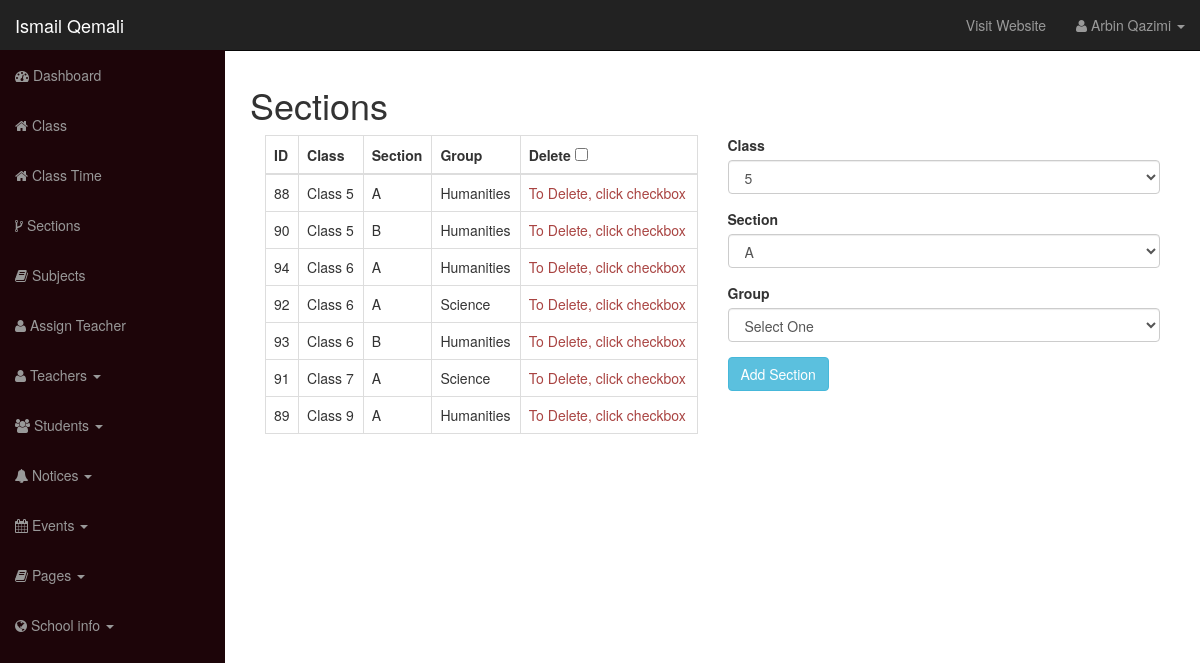
The page /school-admin/sections.php (signed in) on the database its author committed.
### tables this page shows
CREATE TABLE `user` (
  `id` int(12) NOT NULL,
  `username` varchar(100) NOT NULL,
  `user_password` varchar(255) NOT NULL,
  `user_role` varchar(30) NOT NULL,
  `user_firstname` varchar(50) DEFAULT NULL,
  `user_lastname` varchar(50) DEFAULT NULL
);

CREATE TABLE `sections` (
  `id` int(5) NOT NULL,
  `class_id` int(5) NOT NULL,
  `section` varchar(20) NOT NULL,
  `group_name` varchar(30) DEFAULT NULL,
  `global_name` varchar(255) DEFAULT NULL
);

### functions.php (called while the page is built, shortened)
<?php
require_once "includes/db.php";
function get_name_by_session() {
	global $conn;
	$fullName = '';
	if(isset($_SESSION['username'])) {
		$session_user = $_SESSION['username'];
		$query = "SELECT user_firstname, user_lastname FROM user WHERE username='$session_user' LIMIT 1";
		$result = mysqli_query($conn, $query);
		$row = mysqli_fetch_assoc($result);
		$first_name = $row['user_firstname'];
		$last_name = $row['user_lastname'];
		$fullName = $first_name . " " . $last_name;
	}
	return $fullName;
}

### school-admin/sections.php (the view, shortened to what this page needs)
<?php require_once "includes/header.php"; ?>
	<h1>Sections</h1>
		<div class="row">
			<div class="col-md-12">
				<div class="col-md-6">
					<table class="table table-bordered">
						<thead>
							<tr>
								<th>ID</th>
								<th>Class</th>
								<th>Section</th>
								<th>Group</th>
								<th>Delete <input type="checkbox" class="delete-modify"></th>
							</tr>
						</thead>
						<tbody>
							<?php
								$query = "SELECT * FROM sections ORDER BY class_id, section ASC";
								$result = mysqli_query($conn, $query);
								while ($row = mysqli_fetch_assoc($result)) {
									echo "<tr>";
									echo "<td>".$row['id']."</td>";
									echo "<td>Class ".$row['class_id']."</td>";
									echo "<td>".$row['section']."</td>";
									echo "<td>".$row['group_name']."</td>";
									echo "<td><a href='sections.php?delete_section=".$row['id']."' class='btn btn-danger delete-hidden'>Delete</a><span class='text-danger shwo-text'>To Delete, click checkbox</span></td>";
									echo "</tr>";
								}
							?>
						</tbody>
					</table>
				</div>
				<div class="col-md-6">
					<form action="" method="post">
						<div class="form-group">
							<label for="">Class</label>
							<select name="class_id" id="" class="form-control">
								<?php
									$query = "SELECT * FROM class";
									$result = mysqli_query($conn, $query);
									while ($row = mysqli_fetch_assoc($result)) {
										$class = $row['class'];
										echo "<option value='{$class}'>{$class}</option>";
									}
								?>
							</select>
						</div>
						<div class="form-group">
							<label for="">Section</label>
							<select name="section" id="" class="form-control">
								<option value="A">A</option>
							</select>
						</div>
						<div class="form-group">
							<label for="">Group</label>
							<select name="group_name" id="" class="form-control">
								<option value="">Select One</option>
							</select>
						</div>
						<div class="form-group">
							<input type="submit" name="section_submit" value="Add Section" class="btn btn-info">
						</div>
					</form>
				</div>
			</div>
		</div>
<?php require_once "includes/footer.php"; ?>

### school-admin/includes/header.php (shortened to what this page needs)
<?php
	require_once "../functions.php";
?>
<!DOCTYPE html>
<html lang="en">
	<head>
		<link href="css/bootstrap.css" rel="stylesheet">
		<link href="css/bootstrap-datepicker.css" rel="stylesheet">
		<link href="css/sb-admin.css" rel="stylesheet">
		<link rel="stylesheet" href="font-awesome/css/font-awesome.min.css">
	</head>
	<body>
		<div id="wrapper">
			<nav class="navbar navbar-inverse navbar-fixed-top" role="navigation">
				<div class="navbar-header">
					<a class="navbar-brand" href="index.php">Ismail Qemali</a>
				</div>
				<div class="collapse navbar-collapse navbar-ex1-collapse">
					<ul class="nav navbar-nav side-nav">
						<li><a href="index.php"><i class="fa fa-dashboard"></i> Dashboard</a></li>
						<li><a href="class.php"><i class="fa fa-home"></i> Class</a></li>
						<li><a href="class_time.php"><i class="fa fa-home"></i> Class Time</a></li>
						<li><a href="sections.php"><i class="fa fa-code-fork"></i> Sections</a></li>
						<li><a href="subjects.php"><i class="fa fa-book"></i> Subjects</a></li>
						<li><a href="assign_teacher.php"><i class="fa fa-user"></i> Assign Teacher</a></li>
						<li class="dropdown">
							<a href="#" class="dropdown-toggle" data-toggle="dropdown"><i class="fa fa-user"></i> Teachers <b class="caret"></b></a>
						</li>
						<li class="dropdown">
							<a href="#" class="dropdown-toggle" data-toggle="dropdown"><i class="fa fa-users"></i> Students <b class="caret"></b></a>
						</li>
						<li class="dropdown">
							<a href="#" class="dropdown-toggle" data-toggle="dropdown"><i class="fa fa-bell"></i> Notices <b class="caret"></b></a>
						</li>
						<li class="dropdown">
							<a href="#" class="dropdown-toggle" data-toggle="dropdown"><i class="fa fa-calendar"></i> Events <b class="caret"></b></a>
						</li>
						<li class="dropdown">
							<a href="#" class="dropdown-toggle" data-toggle="dropdown"><i class="fa fa-book"></i> Pages <b class="caret"></b></a>
						</li>
						<li class="dropdown">
							<a href="#" class="dropdown-toggle" data-toggle="dropdown"><i class="fa fa-globe"></i> School info <b class="caret"></b></a>
						</li>
					</ul>
					<ul class="nav navbar-nav navbar-right navbar-user">
						<li><a href="../index.php" target="_blank">Visit Website</a></li>
						<li class="dropdown user-dropdown">
							<a href="#" class="dropdown-toggle" data-toggle="dropdown"><i class="fa fa-user"></i> <?php echo get_name_by_session(); ?> <b class="caret"></b></a>
						</li>
					</ul>
					</div>
				</nav>
				<div id="page-wrapper">
					<div class="row">
						<div class="col-lg-12">

### school-admin/css/sb-admin.css (style rules this page uses)
body { margin-top: 50px; }
#wrapper { padding-left: 0; }
#page-wrapper { width: 100%; padding: 5px 15px; }
@media (min-width:768px) { #wrapper { padding-left: 225px; } }
@media (min-width:768px) { #page-wrapper { padding: 15px 25px; } }
@media (min-width:768px) { .side-nav { margin-left: -225px; left: 225px; width: 225px; position: fixed; top: 50px; height: 100%; border-radius: 0; border: none; background-color: #1d0509; overflow-y: auto; } }
@media (min-width:768px) { .side-nav>li>a { width: 225px; } }
@media (min-width:768px) { .navbar-collapse { padding-left: 15px !important; padding-right: 15px !important; } }
.side-nav { padding-bottom: 50px; }

### rows shown on the page
user: get_name_by_session() "Arbin Qazimi"
sections: id "88", class "5", section "A", group_name "Humanities"
sections: id "90", class "5", section "B", group_name "Humanities"
sections: id "94", class "6", section "A", group_name "Humanities"
sections: id "92", class "6", section "A", group_name "Science"
sections: id "93", class "6", section "B", group_name "Humanities"
sections: id "91", class "7", section "A", group_name "Science"
sections: id "89", class "9", section "A", group_name "Humanities"

### other values the page prints
form field class_id "5"
